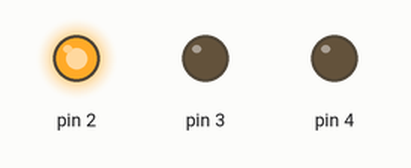
Simulated run of this sketch. Board: Arduino Uno, built with avr-gcc and run on an emulated ATmega328P. Parts: output pins drawn as LEDs (lit = HIGH).

Above: at 0.5 s.
At 2.5 s:
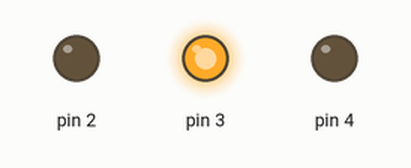
At 4.5 s:
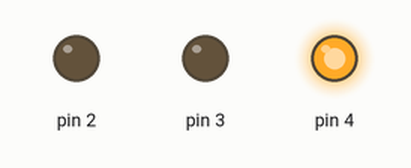
At 5.5 s:
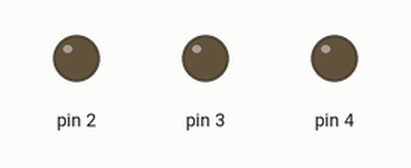
Timing chart, 0 to 7.8 s (numbered marks = the images above):
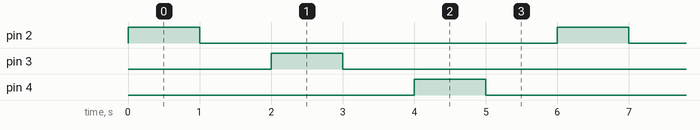

Measured:
- by itself, pin 2–4: alternates HIGH for 1.0 s and LOW for 5.0 s
- by itself, everything shown: repeats every 6.0 s, in 6 steps

The sketch:

Blink1.ino
```cpp
void setup() {
  // initialize digital pin LED_BUILTIN as an output.
  pinMode(2, OUTPUT);
  pinMode(3, OUTPUT);
  pinMode(4, OUTPUT);
}

// the loop function runs over and over again forever
void loop() {
  for(int i=2;i<=4;i++){
  digitalWrite(i, HIGH);            // turn the LED on (HIGH is the voltage level)
  delay(1000);                      // wait for a second
  digitalWrite(i, LOW);             // turn the LED off by making the voltage LOW
  delay(1000);
}
                                  // wait for a second
}
```
